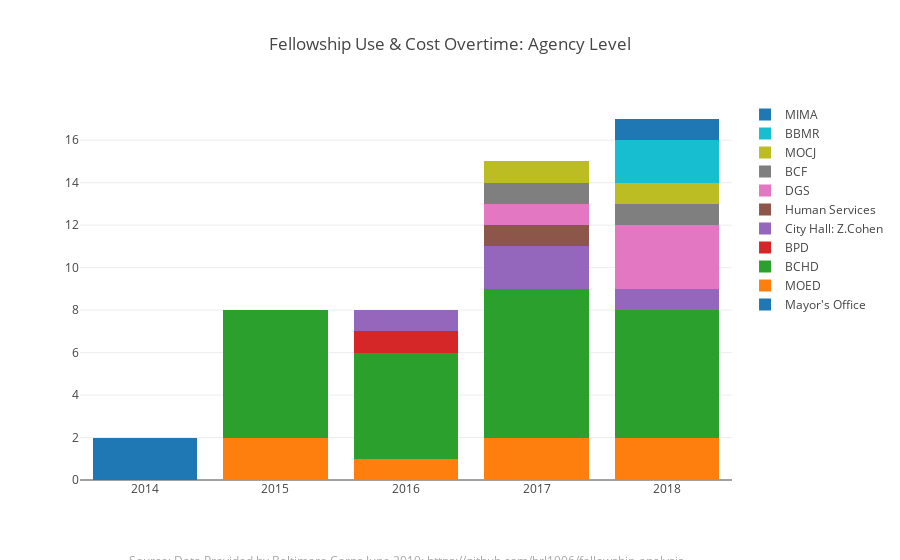

The code cell stored with this chart in its notebook:
### Markdown cell above
## <font color=blue>Changes in fellowship use and cost overtime by agency</font>

### Code cell
## TODO: set color scheme and style consistent with other charts, add hovertext as agency, fellows, spending

traces = []

for agncy in dframe['agency'].unique():
    traces.append(go.Bar(
        x = (dframe[dframe['agency'] == agncy].
             groupby(dframe[dframe['agency'] == agncy].
                     index)['fellows_count'].mean().index),
        y = (dframe[dframe['agency'] == agncy].
             groupby(dframe[dframe['agency'] == agncy].
                     index)['fellows_count'].mean().values),
        name = agncy,
        

    ))

fig = {
    'data':traces,
    'layout': {
        'title': 'Fellowship Use & Cost Overtime: Agency Level',
        'hovermode':'closest',
        'barmode': 'stack',
        'xaxis':{'nticks':dframe.index.nunique()},
        'legend':{'orientation':'v'},
        'annotations':[
            {
                'font':{'size':12,
                       'color':'darkgrey'},
                'showarrow':False,
                'text': 'Source: Data Provided by Baltimore Corps June 2019: https://github.com/brl1906/fellowship-analysis',
                'xref':'paper',
                'yref':'paper',
                'x':.5,
                'y':-.24}
        ]
    }}

pyo.iplot(fig)

### Figure 1 — Plotly figure (JSON) as saved in the notebook; plotly's stock layout.template omitted (floating-point values rounded to 4 significant figures)
{"data": [{"name": "Mayor's Office", "type": "bar", "uid": "5dc66a73-9efa-4e8a-815c-9dd3d38602da", "x": ["2014-01-01"], "y": [2]}, {"name": "MOED", "type": "bar", "uid": "78993011-8f82-4f8f-9181-77b7072cea4d", "x": ["2015-01-01", "2016-01-01", "2017-01-01", "2018-01-01"], "y": [2, 1, 2, 2]}, {"name": "BCHD", "type": "bar", "uid": "d287dea6-b9cf-482d-adff-fa199b3b1773", "x": ["2015-01-01", "2016-01-01", "2017-01-01", "2018-01-01"], "y": [6, 5, 7, 6]}, {"name": "BPD", "type": "bar", "uid": "ade07c30-04c1-4558-ab6f-6b8b724ccdc4", "x": ["2016-01-01"], "y": [1]}, {"name": "City Hall: Z.Cohen", "type": "bar", "uid": "222e7b67-bd7b-4201-9bef-b7efdfddf556", "x": ["2016-01-01", "2017-01-01", "2018-01-01"], "y": [1, 2, 1]}, {"name": "Human Services", "type": "bar", "uid": "c4cae52d-be4c-4d40-bc38-4ab1b29dba54", "x": ["2017-01-01"], "y": [1]}, {"name": "DGS", "type": "bar", "uid": "53dae894-f788-453c-ba79-89ad13d19c55", "x": ["2017-01-01", "2018-01-01"], "y": [1, 3]}, {"name": "BCF", "type": "bar", "uid": "c63df40f-8f54-47e9-b2ed-c2372d2a8bba", "x": ["2017-01-01", "2018-01-01"], "y": [1, 1]}, {"name": "MOCJ", "type": "bar", "uid": "5a58f60a-5bbc-4f38-89cf-148f4732fc1a", "x": ["2017-01-01", "2018-01-01"], "y": [1, 1]}, {"name": "BBMR", "type": "bar", "uid": "26f5273f-3507-4842-89bc-3b4ad250765e", "x": ["2018-01-01"], "y": [2]}, {"name": "MIMA", "type": "bar", "uid": "877c18a8-21ea-449d-aace-f2a519286336", "x": ["2018-01-01"], "y": [1]}], "layout": {"annotations": [{"font": {"color": "darkgrey", "size": 12}, "showarrow": false, "text": "Source: Data Provided by Baltimore Corps June 2019: https://github.com/brl1906/fellowship-analysis", "x": 0.5, "xref": "paper", "y": -0.24, "yref": "paper"}], "autosize": true, "barmode": "stack", "hovermode": "closest", "legend": {"orientation": "v"}, "title": {"text": "Fellowship Use & Cost Overtime: Agency Level"}, "xaxis": {"autorange": true, "nticks": 5, "range": ["2013-07-02 12:00", "2018-07-02 12:00"], "type": "date"}, "yaxis": {"autorange": true, "range": [0, 17.89], "type": "linear"}}}
